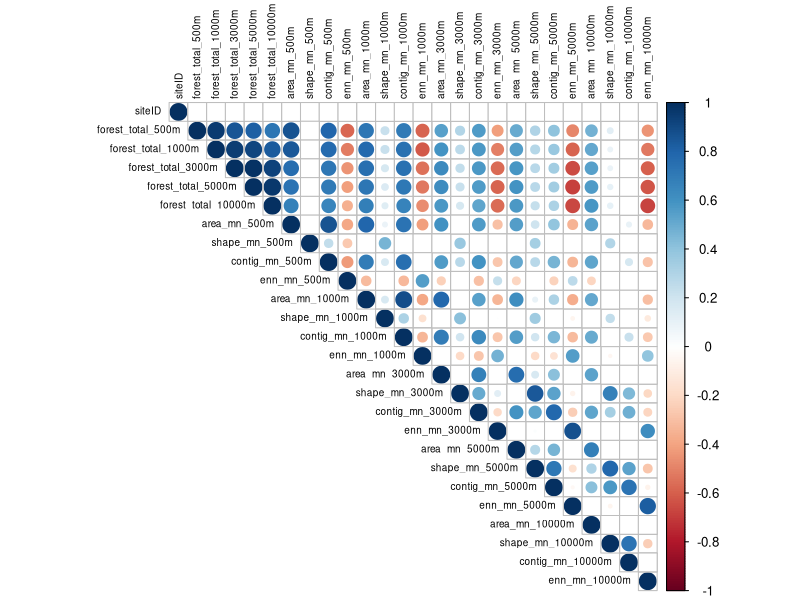

Reproduce this figure in R.

# setup -------------------------------------------------------------------

library(tidyverse)
library(ggplot2)
library(lubridate)
library(stringr)
library(corrplot)

lsm_500m <- read_csv('data/processed/lsm_metrics_500m.csv')

lsm_1000m <- read_csv('data/processed/lsm_metrics_1000m.csv')

lsm_3000m <- read_csv('data/processed/lsm_metrics_3000m.csv')

lsm_5000m <- read_csv('data/processed/lsm_metrics_5000m.csv')

lsm_10000m <- read_csv('data/processed/lsm_metrics_10000m.csv')

pc_500m <- read_csv('data/processed/percent_cover_500m.csv')

pc_1000m <- read_csv('data/processed/percent_cover_1000m.csv')

pc_3000m <- read_csv('data/processed/percent_cover_3000m.csv')

pc_5000m <- read_csv('data/processed/percent_cover_5000m.csv')

pc_10000m <- read_csv('data/processed/percent_cover_10000m.csv')


# plot correlation matrix ----------------------------------------

map(
  list(pc_500m,pc_1000m,pc_3000m,pc_5000m,pc_10000m),
  function(x){
   
    x %>% 
      rowwise() %>% 
      mutate(forest_total = forest_decid + forest_everg + forest_mix) %>% 
      select(siteID, Name, forest_total)
      
  }) %>% 
  set_names(
    c('pc_500m_2', 'pc_1000m_2', 'pc_3000m_2', 'pc_5000m_2', 'pc_10000m_2')) %>% 
  list2env(envir = .GlobalEnv)

mapped_list <- map2(
  list(
    pc_500m_2,pc_1000m_2,pc_3000m_2,pc_5000m_2,pc_10000m_2,
    lsm_500m,lsm_1000m,lsm_3000m,lsm_5000m,lsm_10000m),
  c('500m','1000m','3000m','5000m','10000m',
    '500m','1000m','3000m','5000m','10000m'),
  function(x,y){
    
    x %>% 
      rename_with(~ str_c(., y, sep = '_'), .cols = 3:length(x)) %>% 
      select(-Name)
    
  })

combined_data <- mapped_list[[1]] %>% 
  full_join(mapped_list[[2]]) %>% 
  full_join(mapped_list[[3]]) %>% 
  full_join(mapped_list[[4]]) %>% 
  full_join(mapped_list[[5]]) %>% 
  full_join(mapped_list[[6]]) %>% 
  full_join(mapped_list[[7]]) %>% 
  full_join(mapped_list[[8]]) %>% 
  full_join(mapped_list[[9]]) %>% 
  full_join(mapped_list[[10]])

pMatrix <- function(mat, ...){
  mat <- as.matrix(mat)
  n <- ncol(mat)
  p.mat<- matrix(NA, n, n)
  diag(p.mat) <- 0
  for (i in 1:(n - 1)) {
    for (j in (i + 1):n) {
      tmp <- cor.test(mat[, i], mat[, j], ...)
      p.mat[i, j] <- p.mat[j, i] <- tmp$p.value
    }
  }
  colnames(p.mat) <- rownames(p.mat) <- colnames(mat)
  p.mat
}

p_vals <- pMatrix(combined_data)

combined_data %>% 
  cor(use = 'complete.obs') %>%
  corrplot(
    method = 'circle',
    type = 'upper',
    tl.col = 'black',
    tl.cex = 0.6,
    p.mat = p_vals,
    sig.level = 0.01,
    insig = 'blank')
